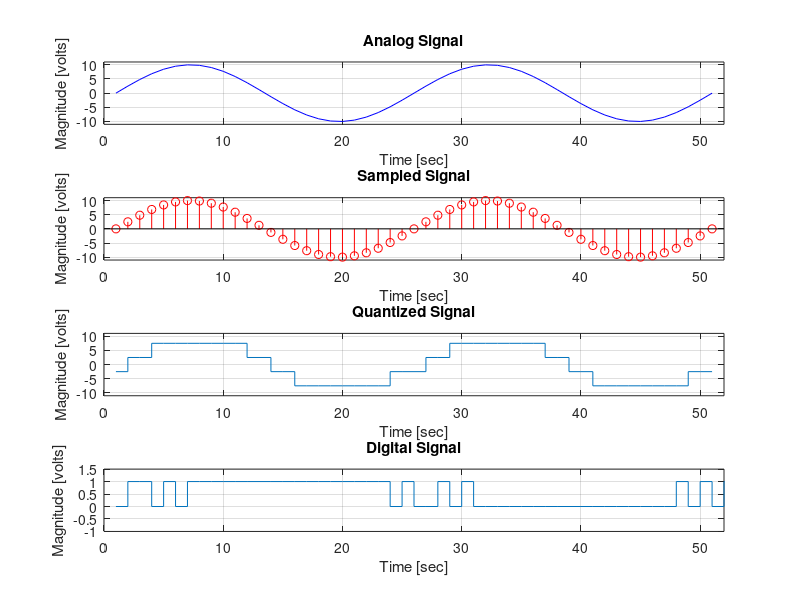

This figure's MATLAB source:
Fs=25;
n=2;
A=10;
f=1;
t=0:1/Fs:2;
m=A*sin(2*pi*t*f);

L=2^n;
% signal
subplot(4,1,1);
plot(m,'b')
title('Analog Signal')
xlabel ('Time [sec]')
ylabel ('Magnitude [volts]')
xlim([0 52]);
ylim([-11 11]);
grid on

%Sampled Signal
subplot(4,1,2);
stem(m,'r')
title('Sampled Signal')
xlabel ('Time [sec]')
ylabel ('Magnitude [volts]')
xlim([0 52]);
ylim([-11 11]);
grid on
stepSize=2*A/L;
partition=-A:stepSize:A;
codebook =-(A+(stepSize/2)):stepSize:(A+(stepSize/2));
[index,quants]=quantiz(m,partition,codebook);
index;

%Quantized Signal
subplot(4,1,3);
stairs(quants);
title('Quantized Signal')
xlabel ('Time [sec]')
ylabel ('Magnitude [volts]')
xlim([0 52]);
ylim([-11 11]);
grid on
l1=length(index);

for i=1:l1
    ind(i)=index(i)-1;
    i=i+1;
end
ind;

code = de2bi(ind ,'left-msb') ;
code;
k=1;
for i=1:l1
    for j=1:n
        code1(k)=code(i,j);
        j=j+1;
        k=k+1;
    end
   i=i+1;
end
code1;
%Transmitted Signal

subplot(4,1,4);
grid on;
stairs(code1);
axis([0 52 -1 1.5]);
title('Digital Signal');
xlabel ('Time [sec]')
ylabel 'Magnitude [volts]'
xlim([0 52]); 
grid on